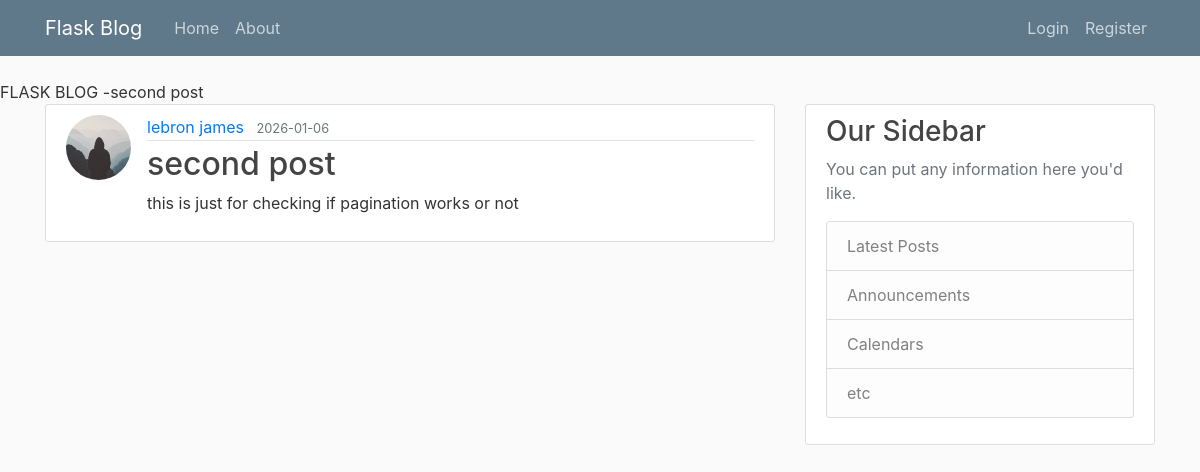
Screenshot of /post/2 with the database file from the repository.
### app/models.py (models this page shows, shortened)
class Post(db.Model):
        id=db.Column(db.Integer,primary_key=True)
        title=db.Column(db.String(100),nullable=False)
        date_posted=db.Column(db.DateTime,nullable=False,default=datetime.utcnow)
        content=db.Column(db.Text,nullable=False)
        user_id=db.Column(db.Integer,db.ForeignKey('user.id'),nullable=False)

class User(db.Model,UserMixin):#usermixin is used to add flask login functionality to the suer model
    id=db.Column(db.Integer,primary_key=True)
    username=db.Column(db.String(20),unique=True,nullable=False)
    email=db.Column(db.String(120),unique=True,nullable=False)
    image_file=db.Column(db.String(20),nullable=False,default='default.jpeg')
    password=db.Column(db.String(60),nullable=False)
    posts=db.relationship('Post',backref='author',lazy=True) # we use this to create relationship between user and post like one to many relationship and the backref is used to add a column tto the post table which will reference the user who created the post and lazy is used to tell sqlalchemy when to load the data from the database

### app/routes.py (the view)
@app.route('/post/<int:post_id>')
def post(post_id):
    post=Post.query.get_or_404(post_id)
    return render_template('post.html',title=post.title,post=post)

### app/templates/post.html (shortened to what this page needs)
{% extends "layout.html" %}
{% block content %}
<article class="media content-section">
    <img class="rounded-circle article-img"
        src="{{ url_for('static', filename='profile_pics/' + post.author.image_file) }}">
    <div class="media-body">
        <div class="article-metadata">
            <a class="mr-2" href="#">{{ post.author.username }}</a>
            <small class="text-muted">{{ post.date_posted.strftime('%Y-%m-%d') }}</small>
        </div>
        <h2 class="article-title">{{ post.title }}</h2>
        <p class="article-content">{{ post.content }}</p>
    </div>
</article>
{% endblock content %}

### app/templates/layout.html (shortened to what this page needs)
<!DOCTYPE html>
<html lang="en">
<head>
    <link rel="stylesheet" href="https://maxcdn.bootstrapcdn.com/bootstrap/4.0.0/css/bootstrap.min.css"
>
    <link rel="stylesheet" type="text/css" href="{{ url_for('static',filename='main.css')}}" {% if title %} <title>FLASK
    BLOG -{{ title }}</title>
    {% else %}
    <title>FLASK BLOG </title>
    {% endif %}
</head>
<body>
    <header class="site-header">
        <nav class="navbar navbar-expand-md navbar-dark bg-steel fixed-top">
            <div class="container">
                <a class="navbar-brand mr-4" href="/">Flask Blog</a>
                <div class="collapse navbar-collapse" id="navbarToggle">
                    <div class="navbar-nav mr-auto">
                        <a class="nav-item nav-link" href="{{ url_for('home') }}">Home</a>
                        <a class="nav-item nav-link" href="{{ url_for('about') }}">About</a>
                    </div>
                    <div class="navbar-nav">
                        {% if current_user.is_authenticated %}
                        <a class="nav-item nav-link" href="{{ url_for('new_post') }}">NEW POST</a>
                        <a class="nav-item nav-link" href="{{ url_for('account') }}">Account</a>
                        <a class="nav-item nav-link" href="{{ url_for('logout') }}">Logout</a>
                        {% else %}
                        <a class="nav-item nav-link" href="{{ url_for('login') }}">Login</a>
                        <a class="nav-item nav-link" href="{{ url_for('register') }}">Register</a>
                        {% endif %}
                    </div>
                </div>
            </div>
        </nav>
    </header>
    <main role="main" class="container">
        <div class="row">
            <div class="col-md-8">
                {% block content %}{% endblock %}
            </div>
            <div class="col-md-4">
                <div class="content-section">
                    <h3>Our Sidebar</h3>
                    <p class='text-muted'>You can put any information here you'd like.
                    <ul class="list-group">
                        <li class="list-group-item list-group-item-light">Latest Posts</li>
                        <li class="list-group-item list-group-item-light">Announcements</li>
                        <li class="list-group-item list-group-item-light">Calendars</li>
                        <li class="list-group-item list-group-item-light">etc</li>
                    </ul>
                    </p>
                </div>
            </div>
        </div>
    </main>
</body>
</html>

### app/static/main.css (style rules this page uses)
body { background: #fafafa; color: #333333; margin-top: 5rem; }
h1, h2, h3, h4, h5, h6 { color: #444444; }
.bg-steel { background-color: #5f788a; }
.site-header .navbar-nav .nav-link { color: #cbd5db; }
.content-section { background: #ffffff; padding: 10px 20px; border: 1px solid #dddddd; border-radius: 3px; margin-bottom: 20px; }
.article-title { color: #444444; }
.article-content { white-space: pre-line; }
.article-img { height: 65px; width: 65px; margin-right: 16px; }
.article-metadata { padding-bottom: 1px; margin-bottom: 4px; border-bottom: 1px solid #e3e3e3 }

### rows the page displays
Post: title "second post", date_posted "2026-01-06", content "this is just for checking if pagination works or not"
User: image_file (placeholder picture), author.username "lebron james"
